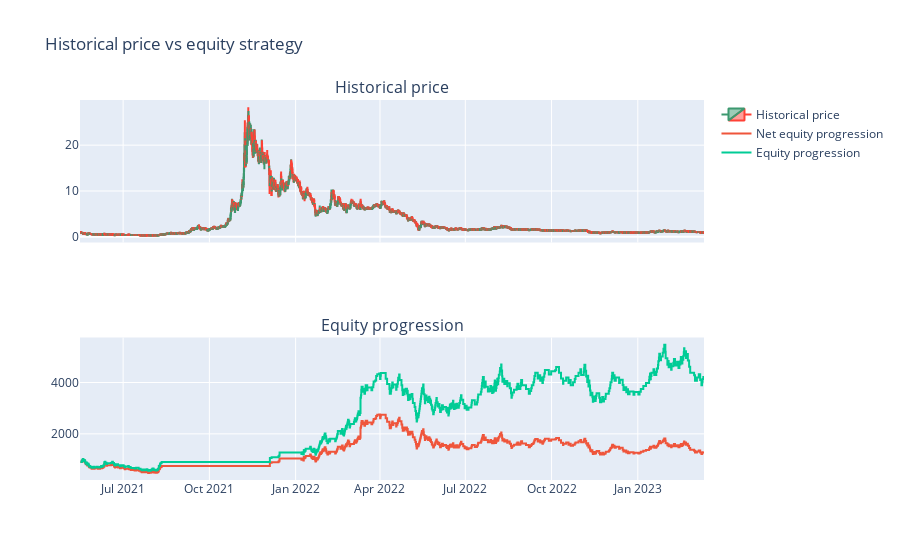

This figure's notebook cell:
### Markdown cell above
# Fibonacci MA strategy

### Code cell
def buy_func(row: pd.Series, prev_row: pd.Series) -> bool:
    return True if row["FibEMA"] >= row["Close"] else False


def sell_func(row: pd.Series, prev_row: pd.Series, timeframe_count: int) -> bool:
    return True if row["FibEMA"] <= row["Close"] or timeframe_count >= 6 * 4 else False


long_only_backtester(df_BTC, buy_func, sell_func, stop_loss=0.05, take_profit=0.03)

### Figure 1 — Plotly figure (JSON) as saved in the notebook; plotly's stock layout.template omitted (floating-point values rounded to 4 significant figures; data arrays with more than 128 entries replaced by an {"elided": "..."} marker saying what was removed)
{"data": [{"close": {"elided": "3994 float values"}, "high": {"elided": "3994 float values"}, "low": {"elided": "3994 float values"}, "name": "Historical price", "open": {"elided": "3994 float values"}, "type": "candlestick", "x": {"elided": "3994 str values"}, "xaxis": "x", "yaxis": "y"}, {"line": {"shape": "hv"}, "name": "Net equity progression", "type": "scatter", "x": {"elided": "588 str values"}, "xaxis": "x2", "y": {"elided": "588 float values"}, "yaxis": "y2"}, {"line": {"shape": "hv"}, "name": "Equity progression", "type": "scatter", "x": {"elided": "588 str values"}, "xaxis": "x2", "y": {"elided": "588 float values"}, "yaxis": "y2"}], "layout": {"annotations": [{"font": {"size": 16}, "showarrow": false, "text": "Historical price", "x": 0.5, "xanchor": "center", "xref": "paper", "y": 1, "yanchor": "bottom", "yref": "paper"}, {"font": {"size": 16}, "showarrow": false, "text": "Equity progression", "x": 0.5, "xanchor": "center", "xref": "paper", "y": 0.375, "yanchor": "bottom", "yref": "paper"}], "showlegend": true, "title": {"text": "Historical price vs equity strategy"}, "xaxis": {"anchor": "y", "domain": [0, 1], "matches": "x2", "rangeslider": {"visible": false}, "showticklabels": false}, "xaxis2": {"anchor": "y2", "domain": [0, 1]}, "yaxis": {"anchor": "x", "domain": [0.625, 1]}, "yaxis2": {"anchor": "x2", "domain": [0, 0.375]}}}
